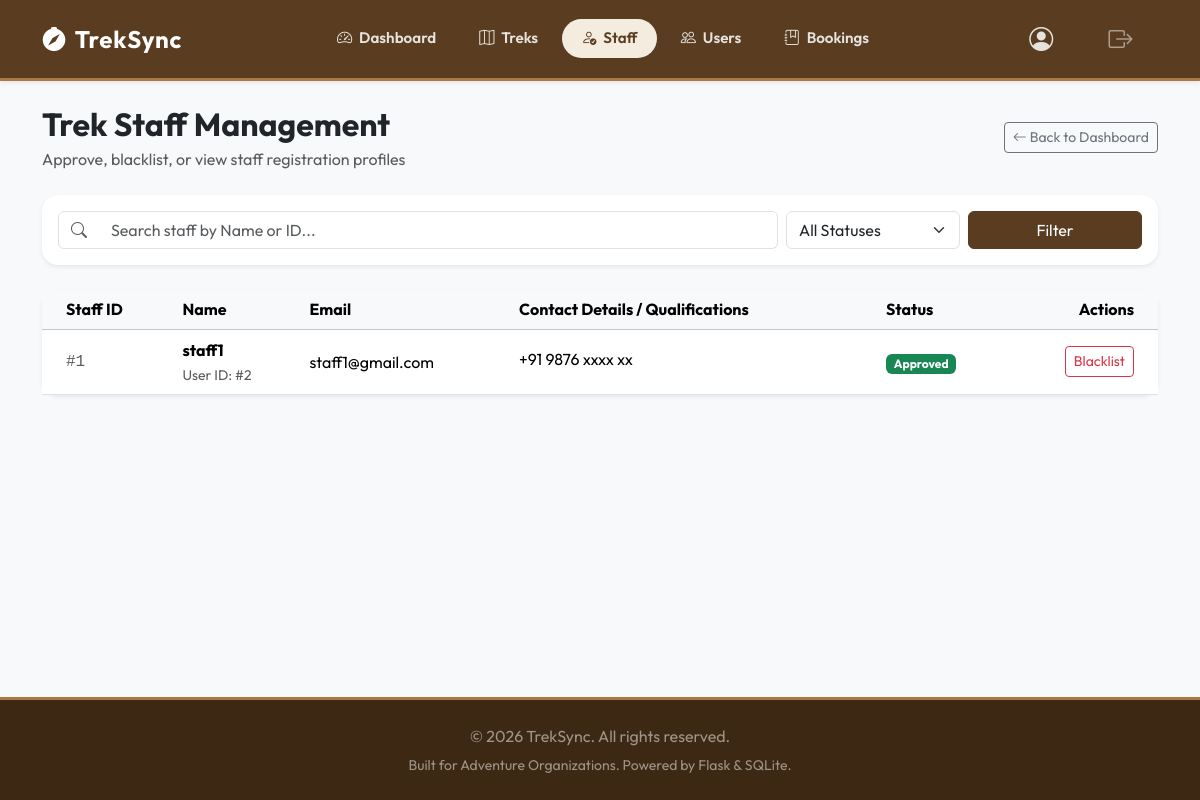
The app's page /admin/staff (signed in) with its own data.
### models.py (models this page shows, shortened)
class StaffProfile(db.Model):
    __tablename__ = 'staff_profile'
    id = db.Column(db.Integer, primary_key=True)
    user_id = db.Column(db.Integer, db.ForeignKey('user.id'), nullable=False, unique=True)
    contact_details = db.Column(db.String(200), nullable=True)
    status = db.Column(db.String(20), default='pending')  # 'pending', 'approved', 'blacklisted'
    user = db.relationship('User', back_populates='profile')

class User(db.Model, UserMixin):
    __tablename__ = 'user'
    id = db.Column(db.Integer, primary_key=True)
    username = db.Column(db.String(80), unique=True, nullable=False)
    email = db.Column(db.String(120), unique=True, nullable=False)
    password_hash = db.Column(db.String(255), nullable=False)
    role = db.Column(db.String(20), nullable=False)  # 'admin', 'staff', 'trekker'
    is_active = db.Column(db.Boolean, default=True)  # Admin can deactivate
    is_blacklisted = db.Column(db.Boolean, default=False)  # Admin can blacklist
    profile = db.relationship('StaffProfile', back_populates='user', uselist=False, cascade="all, delete-orphan")
    bookings = db.relationship('Booking', back_populates='user', cascade="all, delete-orphan")
    assigned_treks = db.relationship('Trek', back_populates='staff', foreign_keys='Trek.staff_id')

### app.py (the view)
@app.route('/admin/staff')
@login_required
@admin_required
def admin_staff():
    search_query = request.args.get('q', '').strip()
    filter_status = request.args.get('status', '').strip()
    query = StaffProfile.query.join(User)
    if search_query:
        if search_query.isdigit():
            query = query.filter((User.username.like(f"%{search_query}%")) | (StaffProfile.id == int(search_query)))
        else:
            query = query.filter(User.username.like(f"%{search_query}%"))
    if filter_status:
        query = query.filter(StaffProfile.status == filter_status)
    staff_profiles = query.all()
    return render_template('admin/staff.html', staff_profiles=staff_profiles, search_query=search_query, filter_status=filter_status)

### app.py (called while the page is built)
@login_manager.user_loader
def load_user(user_id):
    return User.query.get(int(user_id))

def admin_required(f):
    @wraps(f)
    def decorated_function(*args, **kwargs):
        if not current_user.is_authenticated or current_user.role != 'admin':
            flash('Access denied. Admin role required.', 'error')
            return redirect(url_for('home'))
        return f(*args, **kwargs)
    return decorated_function

### templates/admin/staff.html (shortened to what this page needs)
{% extends "base.html" %}
{% block content %}
<div class="container">
    <div class="d-flex flex-column flex-md-row justify-content-between align-items-md-center gap-3 mb-4">
        <div>
            <h1 class="h2 fw-bold mb-1">Trek Staff Management</h1>
            <p class="text-muted mb-0">Approve, blacklist, or view staff registration profiles</p>
        </div>
        <a href="{{ url_for('admin_dashboard') }}" class="btn btn-outline-secondary btn-sm align-self-start align-self-md-center">
            <i class="bi bi-arrow-left"></i> Back to Dashboard
        </a>
    </div>
    <div class="card border-0 shadow-sm mb-4">
        <div class="card-body p-3">
            <form action="{{ url_for('admin_staff') }}" method="GET" class="row g-2 align-items-center">
                <div class="col-md-8">
                    <div class="input-group">
                        <span class="input-group-text bg-white"><i class="bi bi-search text-muted"></i></span>
                        <input type="text" name="q" class="form-control border-start-0" placeholder="Search staff by Name or ID..." value="{{ search_query }}">
                    </div>
                </div>
                <div class="col-md-2">
                    <select name="status" class="form-select">
                        <option value="">All Statuses</option>
                    </select>
                </div>
                <div class="col-md-2">
                    <button type="submit" class="btn btn-success w-100">Filter</button>
                </div>
            </form>
        </div>
    </div>
    <div class="card border-0 shadow-sm">
        <div class="card-body p-0">
            {% if staff_profiles %}
                <div class="table-responsive">
                    <table class="table table-hover align-middle mb-0">
                        <thead class="table-light">
                            <tr>
                                <th class="ps-4">Staff ID</th>
                                <th>Name</th>
                                <th>Email</th>
                                <th>Contact Details / Qualifications</th>
                                <th>Status</th>
                                <th class="text-end pe-4">Actions</th>
                            </tr>
                        </thead>
                        <tbody>
                            {% for profile in staff_profiles %}
                                <tr>
                                    <td class="ps-4 font-monospace text-muted">#{{ profile.id }}</td>
                                    <td>
                                        <div class="fw-bold">{{ profile.user.username }}</div>
                                        <small class="text-muted">User ID: #{{ profile.user.id }}</small>
                                    </td>
                                    <td>{{ profile.user.email }}</td>
                                    <td>
                                        <span class="d-inline-block text-truncate" style="max-width: 250px;" title="{{ profile.contact_details }}">
                                            {{ profile.contact_details or 'N/A' }}
                                        </span>
                                    </td>
                                    <td>
                                        <span class="badge text-capitalize
                                            {% if profile.status == 'approved' %}bg-success
                                            {% elif profile.status == 'pending' %}bg-warning text-dark
                                            {% else %}bg-danger{% endif %}">
                                            {{ profile.status }}
                                        </span>
                                    </td>
                                    <td class="text-end pe-4">
                                        <div class="d-flex justify-content-end gap-1">
                                            {% if profile.status != 'blacklisted' %}
                                                <form action="{{ url_for('admin_blacklist_staff', profile_id=profile.id) }}" method="POST" onsubmit="return confirm('Are you sure you want to blacklist this staff member? This will restrict their access.');">
                                                    <button type="submit" class="btn btn-sm btn-outline-danger">Blacklist</button>
                                                </form>
                                            {% else %}
                                                <form action="{{ url_for('admin_approve_staff', profile_id=profile.id) }}" method="POST">
                                                    <button type="submit" class="btn btn-sm btn-outline-success">Unblacklist</button>
                                                </form>
                                            {% endif %}
                                        </div>
                                    </td>
                                </tr>
                            {% endfor %}
                        </tbody>
                    </table>
                </div>
            {% else %}
                <div class="p-5 text-center text-muted">
                    <i class="bi bi-people fs-1 mb-2 d-block"></i>
                    No staff profiles found matching the criteria.
                </div>
            {% endif %}
        </div>
    </div>
</div>
{% endblock %}

### static/css/style.css (style rules this page uses)
:root { --primary-color: #5a3d21; --primary-dark: #3d2814; --primary-light: #f4eddf; --accent-color: #ab7a44; --tan-color: #d2b595; --bg-color: #fcfaf7; --card-shadow: 0 4px 20px rgba(90, 61, 33, 0.05); --card-shadow-hover: 0 8px 30px rgba(90, 61, 33, 0.12); }
body { font-family: 'Outfit', sans-serif; background-color: var(--bg-color); display: flex; flex-direction: column; min-height: 100vh; }
h1, h2, h3, h4, h5, h6 { font-weight: 700; color: var(--primary-color); }
.btn-success { background-color: var(--primary-color); border-color: var(--primary-color); color: #ffffff; transition: all 0.3s ease; }
.card { border: 1px solid rgba(210, 181, 149, 0.2); border-radius: 16px; box-shadow: var(--card-shadow); transition: transform 0.3s ease, box-shadow 0.3s ease; }

### records on screen
StaffProfile: id "1", user.username "staff1", user.id "2", user.email "staff1@gmail.com", contact_details "+91 9876 xxxx xx", status "Approved"
